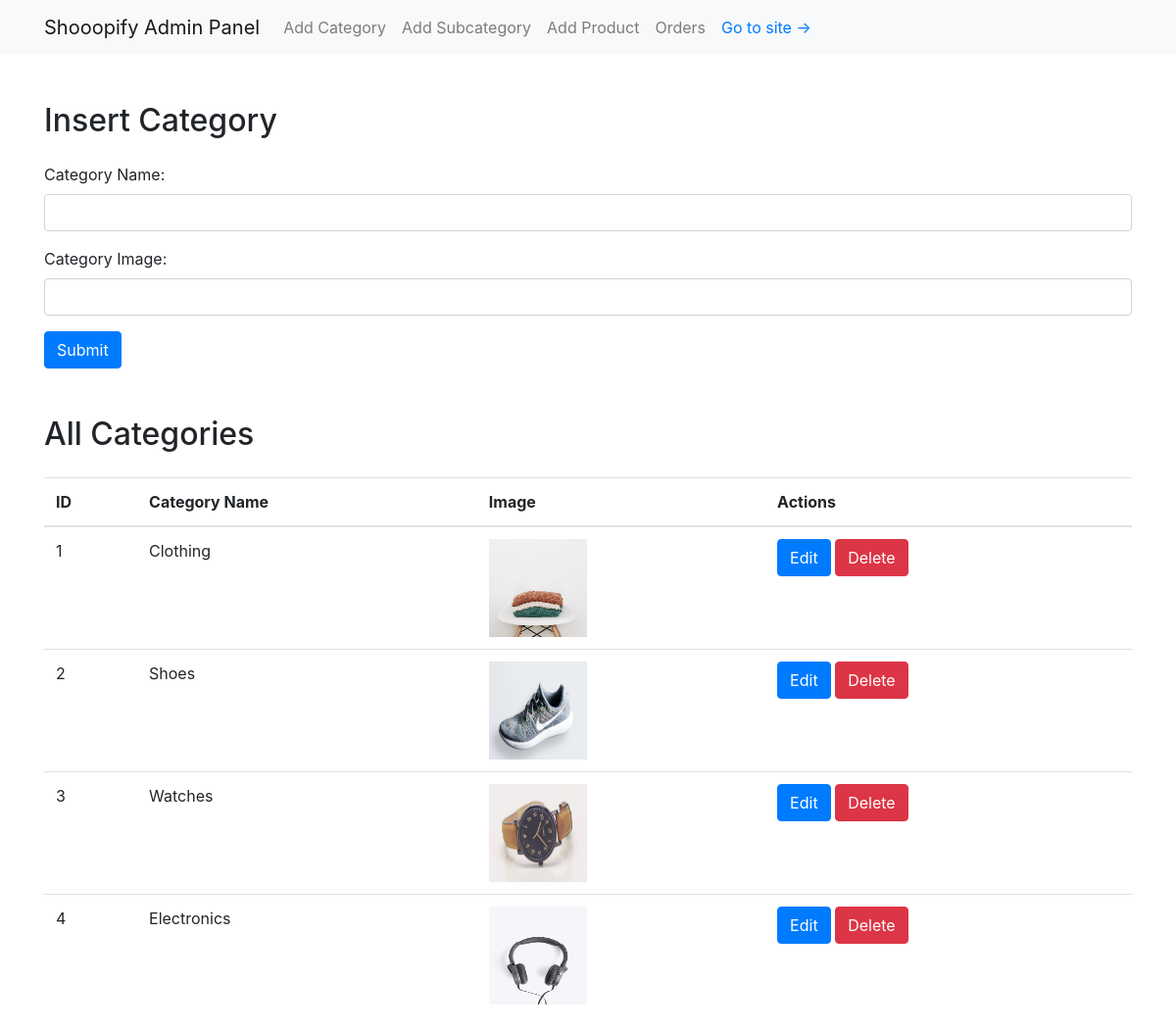
Screenshot of /admin/category.php with the database file from the repository.
### tables this page shows
CREATE TABLE IF NOT EXISTS category
(
    id        INT(11) AUTO_INCREMENT PRIMARY KEY,
    name      VARCHAR(255) NOT NULL,
    image_url VARCHAR(255)
);

### admin/category.php (the view, shortened to what this page needs)
<?php
include 'header.php';
?>
<div class="container mt-5">
    <h2 class="mb-4">Insert Category</h2>
    <form id="insert_category_form">
        <div class="form-group">
            <label for="category_name">Category Name:</label>
            <input type="text" class="form-control" id="category_name" name="category_name" required>
        </div>
        <div class="form-group">
            <label for="category_image">Category Image:</label>
            <input type="text" class="form-control" id="category_image" name="category_image" required>
        </div>
        <button type="submit" class="btn btn-primary">Submit</button>
    </form>
</div>
<div class="container mt-5">
    <h2 class="mb-4">All Categories</h2>
    <table class="table">
        <thead>
        <tr>
            <th>ID</th>
            <th>Category Name</th>
            <th>Image</th>
            <th>Actions</th>
        </tr>
        </thead>
        <tbody>
        <?php
        $fetch_categories_query = "SELECT * FROM category";
        $result = mysqli_query($con, $fetch_categories_query);
        while ($row = mysqli_fetch_assoc($result)) {
            echo "<tr>";
            echo "<td>" . $row['id'] . "</td>";
            echo "<td>" . $row['name'] . "</td>";
            echo "<td><img src='../assets/images/" . $row['image_url'] . "' width='100' height='100'></td>";
            echo "<td>
                    <button type='button' class='btn btn-primary edit-btn' data-toggle='modal' data-target='#editCategoryModal' data-category-id='" . $row['id'] . "' data-category-name='" . $row['name'] . "' data-category-image='" . $row['image_url'] . "'>Edit</button>
                    <button type='button' class='btn btn-danger delete-btn' data-category-id='" . $row['id'] . "'>Delete</button>
                </td>";
            echo "</tr>";
        }
        ?>
        </tbody>
    </table>
</div>
<?php include 'footer.php'; ?>

### rows the page displays
category: id "1", name "Clothing", image_url (picture)
category: id "2", name "Shoes", image_url (picture)
category: id "3", name "Watches", image_url (picture)
category: id "4", name "Electronics", image_url (picture)
